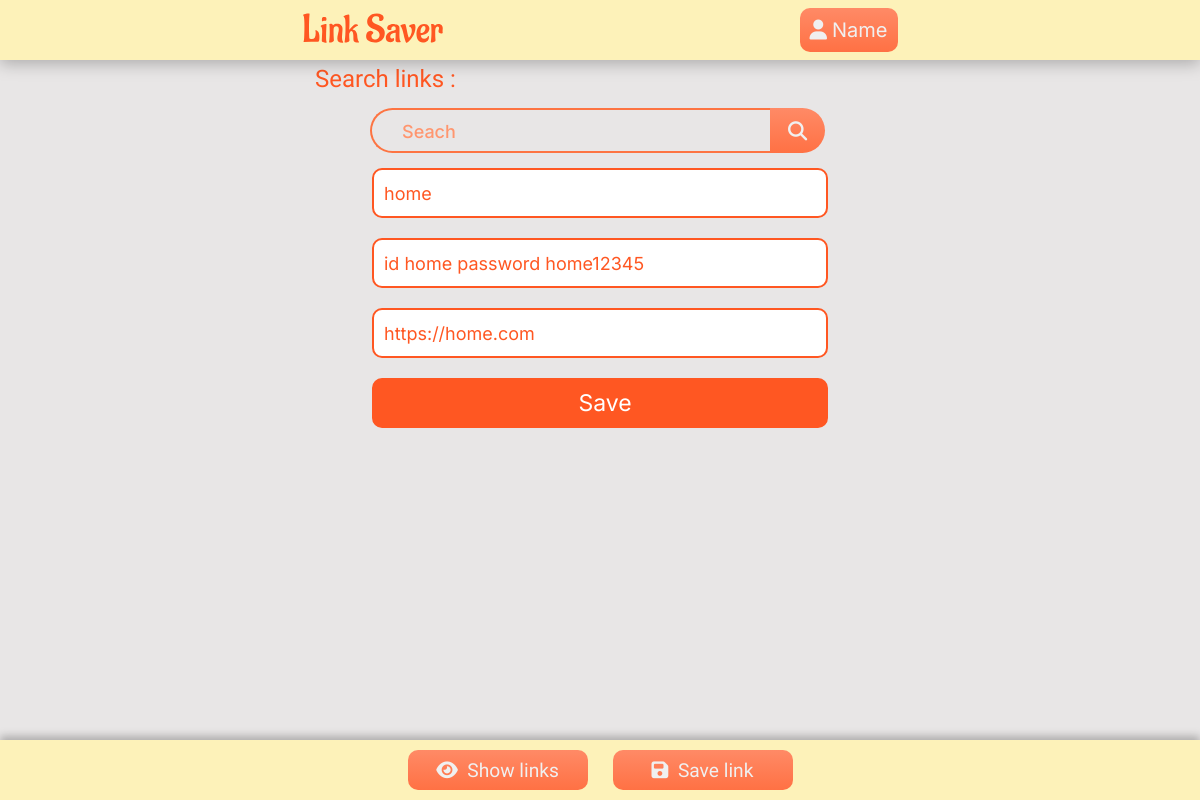
The app's page /edit/31/ (signed in) with its own data.
### linkapp/models.py (models this page shows, shortened)
class Linklist(models.Model):
    host=models.ForeignKey(User, on_delete=models.SET_NULL,null=True)
    title = models.CharField(max_length=200)
    desc = models.CharField(max_length=200, null = True)
    link = models.CharField(max_length=200)

### linkapp/views.py (the view, shortened to what this page needs)
# urls.py: path('edit/<str:id>/', views.edit, name='edit'),
@login_required(login_url='login')
def edit(request,id):
    linklist = Linklist.objects.get(id =id)
    context = {'title':linklist.title, 'link':linklist.link, 'desc':linklist.desc}
    return render(request,'linkapp/edit_page.html',context)

### linkapp/templates/linkapp/edit_page.html (shortened to what this page needs)
{% extends 'main.html' %}
{% block body %}
<form class="create-form" action="" method="POST">
    <input class="create-input" type="text" name="title" placeholder="title" value="{{title}}">
    <input class="create-input" type="text" name="desc" placeholder="desc" value="{{desc}}">
    <input class="create-input" type="text" name="link" placeholder="link" value="{{link}}" >
    <input class="create-input create-btn" type="submit" value="Save">
</form>
{% endblock body %}

### linkapp/static/styles/style.css (style rules this page uses)
:root { --mainYellow: #FDF2B9; --mainOrange: #FF5722; --mainGradient: linear-gradient(180deg, #FF8A66, #FF7144); --HoverGradient: linear-gradient(180deg, #FF7144, #FF8A66); --backgroundColor: #e8e6e6; --txtclr: #f0f0f0; --plccolor: #ff966f; --linkUrlColor: #aaa5a5; --lightOrange: #fd7442; --transparentOrange: rgba(254, 185, 159, 0.89); }
::placeholder { color: var(--plccolor) !important; background-color: transparent; font-weight: 500 !important; font-family: 'Inter', sans-serif !important; }
* { font-family: 'Inter', sans-serif; margin: 0; padding: 0; box-sizing: border-box; }
body { background: var(--backgroundColor); overflow-x: hidden; }
.body form { display: flex; align-items: center; justify-content: center; }

### linkapp/templates/linkapp/edit_page.html (style rules this page uses)
.create-form { display: flex; flex-direction: column; }
.create-input { width: 80%; height: 50px; font-size: large; padding-left: 10px; color: #FF5722; margin: 10px; border-radius: 10px; border: 2px solid #FF5722; outline: 0px; }
::placeholder { padding-left: 10px; font-size: large; }
.create-btn { background-color: #FF5722; color: white; font-size: 23px; font-family: 'Inter', sans-serif !important; cursor: pointer; }

### records on screen
Linklist: title "home", desc "id home password home12345", link "https://home.com"
